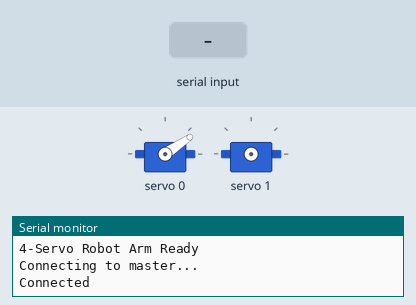
Simulated run of this sketch. Board: ESP32. Shown: 2 × servo, the last lines printed to the serial monitor. The test bench sets the inputs (shaded band). Nothing arrives over Bluetooth unless stated.

Above: at 2.2 s.
2.3 s: "90,45\n" received over the second serial link
At 3.08 s:
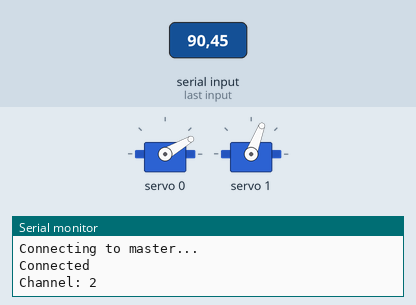
At 5.5 s:
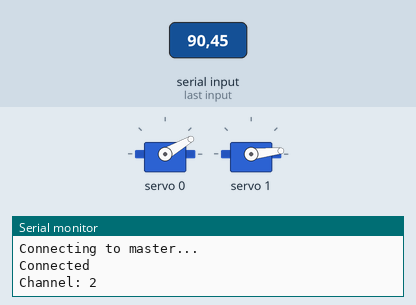
Timing chart, 0 to 7.0 s (numbered marks = the images above; inputs shaded):
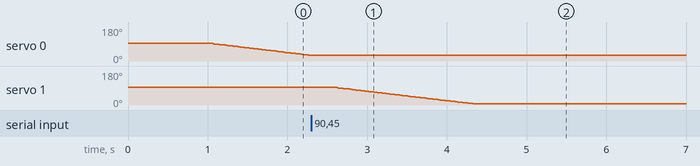

Measured:
- after the input at 2.3 s, servo 0: stays 30° (without the input it goes to 28° after 0.03 s); servo 1: moves from 94° to 6° over 1.7 s, starting after 0.29 s

The sketch:

CODE_SERVER_ESP-WROOM-32.ino
```cpp
//This code is for uploading to the server ESP-WROOM-32 microcontroller through Arduino IDE:

//I took this code from pre-made examples on the ARDUINO IDE app as well as AI guidance. This code uses Bluetooth to wirelessly control
//a 4-servo robotic arm. Four channels (servos 0-3) are switched by the joystick button. After the fourth servo, the button is pressed.
//to return to the first. The position of the active servo is gradually changed by moving the joystick to the left or right. The angle is
//increased when pushing right and decreased when pushing left. The servo does not return to the starting position when the joystick reaches
//the center; instead, it maintains its previous position. Various movement speeds are used by the system. While servo 3 (the SG90 gripper)
//moves quickly (speed = 8) for quick grabbing, servos 0, 1, and 2 move slowly for accuracy (speed = 2). To keep it from rotating too much,
//Each servo has position limits. The gripper uses a smaller 102-512 range for improved grip control, while servos 0-2 operate within a
//150-600 pulse range. Through Bluetooth, the ESP-WROOM-32 continuously receives joystick data from the client joystick remote. After
//identifying the active channel, it applies the proper speed and limits, computes the new position using the joystick's direction,
//and then transmits PWM signals to the PCA9685 driver board. The chosen servo is physically moved by this board. Upload this code into
//the SERVER ESP-WROOM-32 microcontroller at the same time you upload the CLIENT ESP-WROOM-32 microcontroller code for a stable
//connection.

#include "BluetoothSerial.h"
#include <Wire.h>
#include <Adafruit_PWMServoDriver.h>


BluetoothSerial SerialBT;
Adafruit_PWMServoDriver pwm = Adafruit_PWMServoDriver();


int currentServo = 0;
int VRx = 0;
int SW = 0;


//Range for Servos
int servoMin = 150;
int servoMax = 600;
int servoPos[4] = {375, 375, 375, 375};


// gripper range to have a tighter grip (Channel 3 - SG90)
int gripperMin = 102;
int gripperMax = 512;


// speed
int moveSpeed = 2;
int sg90Speed = 8;


bool lastButtonState = HIGH;


String masterName = "RobotMaster";


void setup() {
  Serial.begin(115200);


  Wire.begin(21, 22);

    pwm.begin();
  pwm.setPWMFreq(60);


  SerialBT.begin("RobotSlave", true);

  Serial.println("4-Servo Robot Arm Ready");
  Serial.println("Connecting to master...");

  delay(1000);

  bool connected = SerialBT.connect(masterName);
  if (connected) {
    Serial.println("Connected");
  } else {
    Serial.println("Connection failed");
  }
}


void loop() {


  if (!SerialBT.connected()) {
    Serial.println("Reconnecting...");
    SerialBT.connect(masterName);
    delay(2000);
    return;
  }

  // Receive joystick data
  if (SerialBT.available()) {
    String data = SerialBT.readStringUntil('\n');
    int commaIndex = data.indexOf(',');

    if (commaIndex > 0) {
      VRx = data.substring(0, commaIndex).toInt();
      SW = data.substring(commaIndex + 1).toInt();
    }
  }

  // Button channel switcher
  bool buttonState = (SW == LOW);
  if (buttonState == LOW && lastButtonState == HIGH) {
    currentServo++;
    if (currentServo > 3) currentServo = 0;
    Serial.print("Channel: ");
    Serial.println(currentServo + 1);
    delay(250);
  }
  lastButtonState = buttonState;

  // Joystick control
  int xVal = VRx;
  int center = 512;

  if (abs(xVal - center) > 100) {

    int speed;
    if (currentServo == 3) {
      speed = sg90Speed;
    } else {
      speed = moveSpeed;
    }

    // Move servo based on joystick
    if (xVal > center + 100) {
      servoPos[currentServo] += speed;
    } else if (xVal < center - 100) {
      servoPos[currentServo] -= speed;
    }

    // limits
    if (currentServo == 3) {

      servoPos[currentServo] = constrain(servoPos[currentServo], gripperMin, gripperMax);
    } else {

      servoPos[currentServo] = constrain(servoPos[currentServo], servoMin, servoMax);
    }


    pwm.setPWM(currentServo, 0, servoPos[currentServo]);
    delay(15);
  }
}
```
